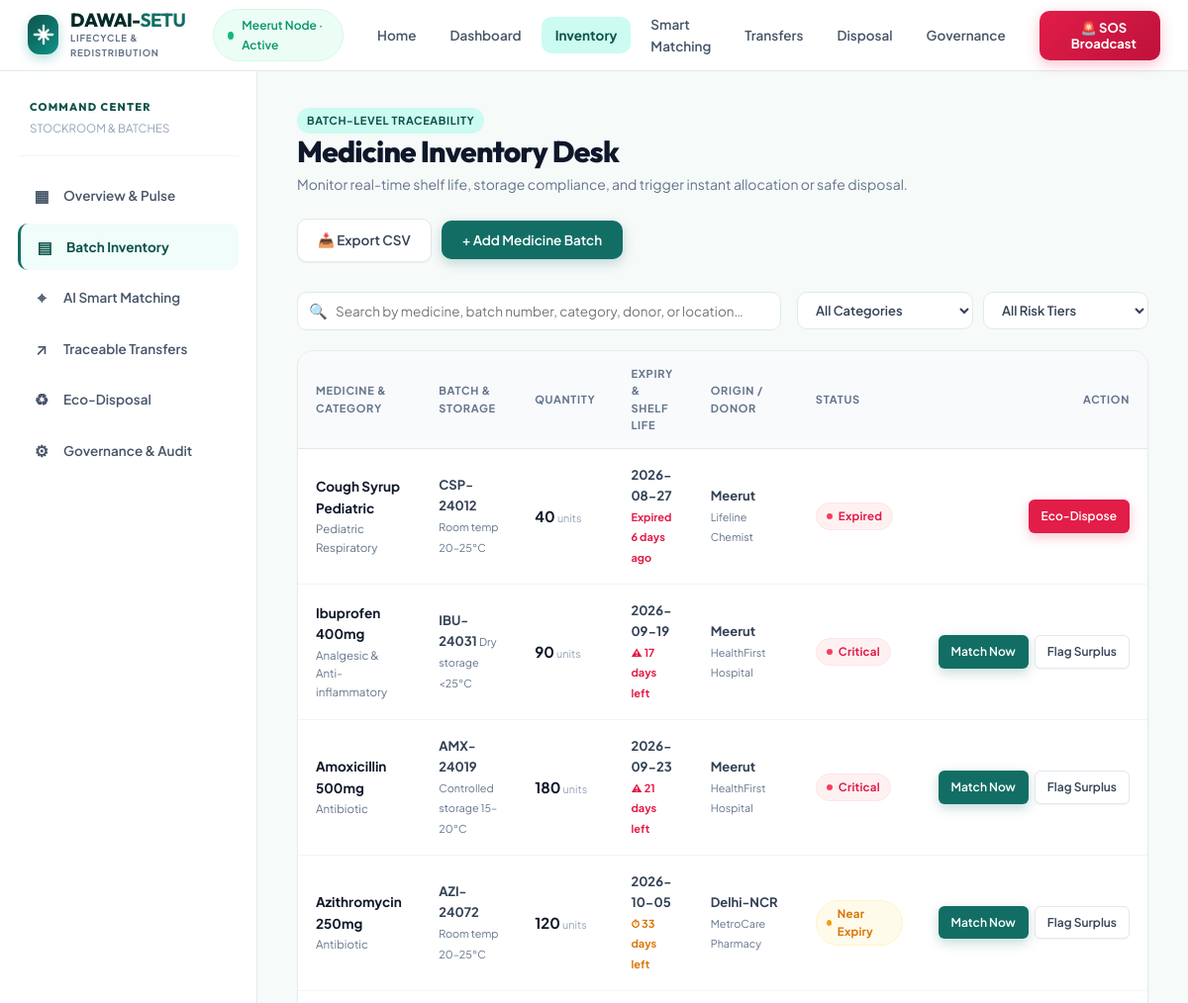
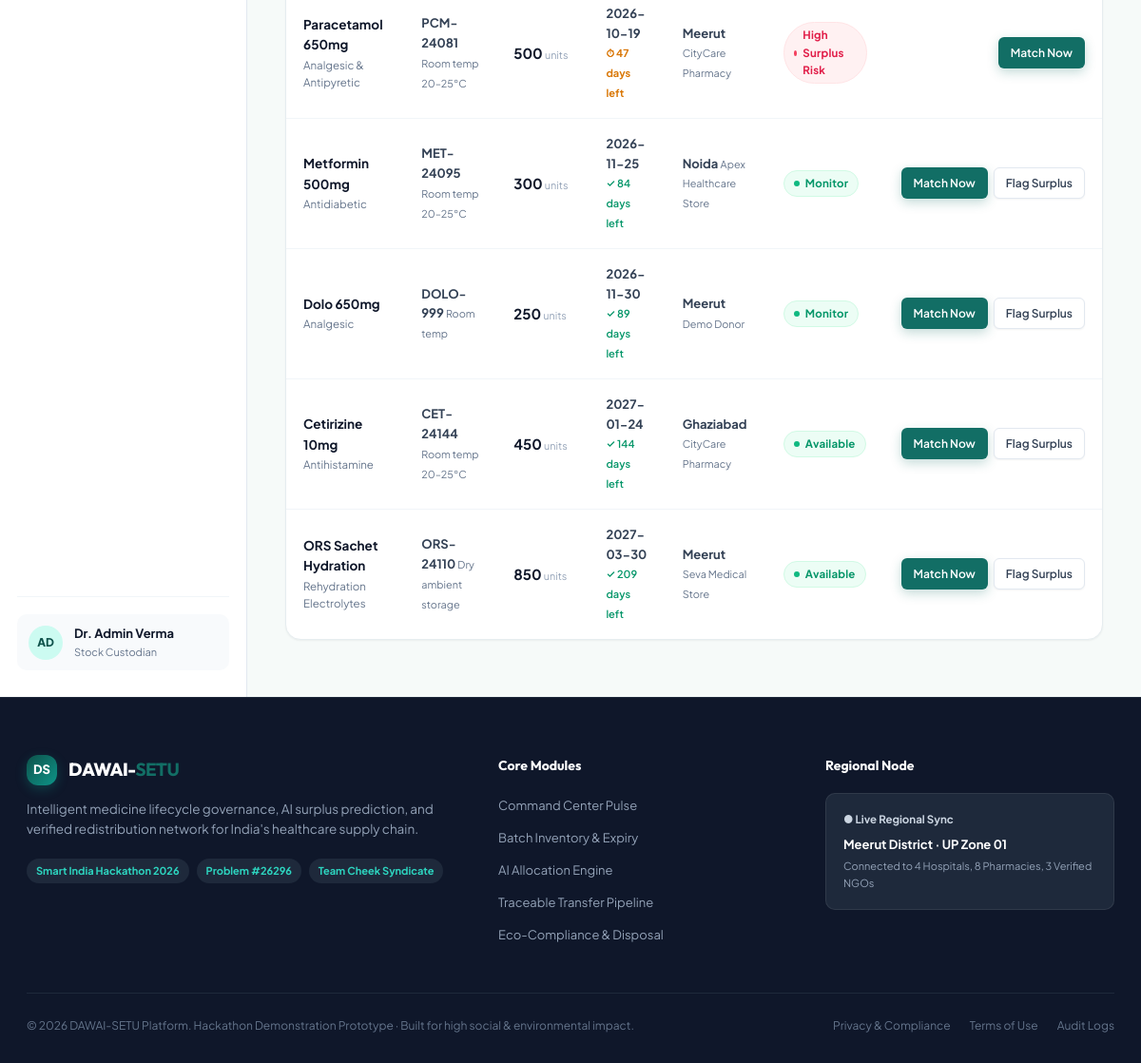
The app's page /inventory.html with its own data (2 pictures, top to bottom).
### tables this page shows
CREATE TABLE medicines (
        id INTEGER PRIMARY KEY AUTOINCREMENT,
        name TEXT NOT NULL,
        category TEXT DEFAULT 'General',
        batch TEXT NOT NULL UNIQUE,
        quantity INTEGER NOT NULL,
        expiry TEXT NOT NULL,
        storage TEXT DEFAULT 'Room temp 20–25°C',
        location TEXT DEFAULT 'Meerut',
        status TEXT DEFAULT 'Available',
        donor TEXT DEFAULT 'CityCare Pharmacy',
        added TEXT DEFAULT CURRENT_DATE
    );

### app.py (the view)
@app.route("/inventory")
@app.route("/inventory.html")
def inventory():
    conn = db()
    medicines = [dict(row) for row in conn.execute("SELECT * FROM medicines ORDER BY expiry ASC").fetchall()]
    conn.close()
    for m in medicines:
        status, days_left = calculate_expiry_status(m["expiry"])
        m["days_left"] = days_left
        if days_left < 0:
            m["status"] = "Expired"
    return render_template("inventory.html", medicines=medicines, active_page="inventory")

### app.py (called while the page is built)
def db():
    conn = sqlite3.connect(DB_PATH)
    conn.row_factory = sqlite3.Row
    return conn

def calculate_expiry_status(expiry_str):
    try:
        exp_date = date.fromisoformat(expiry_str)
        today = date.today()
        days_left = (exp_date - today).days
        if days_left < 0:
            return "Expired", days_left
        elif days_left <= 30:
            return "Critical", days_left
        elif days_left <= 60:
            return "Near Expiry", days_left
        elif days_left <= 90:
            return "Monitor", days_left
        else:
            return "Available", days_left
    except Exception:
        return "Available", 180

### templates/inventory.html (shortened to what this page needs)
<!doctype html>
<html lang="en">
<head>
  <link rel="stylesheet" href="../static/style.css">
  <link rel="stylesheet" href="/static/style.css">
  <link rel="stylesheet" href="style.css">
</head>
<body data-page="inventory">
  <header class="nav-bar">
    <div class="nav-container">
      <a class="brand" href="index.html">
        <div class="brand-badge">
          <svg width="22" height="22" viewBox="0 0 24 24" fill="none" stroke="currentColor" stroke-width="2.5" stroke-linecap="round" stroke-linejoin="round">
            <path d="M12 2v20M2 12h20M7 7l10 10M17 7L7 17"/>
          </svg>
        </div>
        <div class="brand-text">
          <span class="brand-title">DAWAI-<b>SETU</b></span>
          <span class="brand-tag">LIFECYCLE & REDISTRIBUTION</span>
        </div>
      </a>
      <div class="nav-center">
        <div class="node-pill">
          <span class="beacon"></span>
          <span>Meerut Node · Active</span>
        </div>
      </div>
      <nav class="nav-links" id="mainNav">
        <a href="index.html" class="nav-link">Home</a>
        <a href="dashboard.html" class="nav-link">Dashboard</a>
        <a href="inventory.html" class="nav-link active">Inventory</a>
        <a href="matching.html" class="nav-link">Smart Matching</a>
        <a href="transfers.html" class="nav-link">Transfers</a>
        <a href="disposal.html" class="nav-link">Disposal</a>
        <a href="admin.html" class="nav-link">Governance</a>
      </nav>
      <div class="nav-actions">
        <button class="btn-sos" onclick="openModal('emergencyModal')" title="Broadcast Emergency Medicine Request">
          <span>🚨 SOS Broadcast</span>
        </button>
      </div>
    </div>
  </header>
  <div class="main-wrapper">
    <div class="app-shell">
      <aside class="sidebar">
        <div class="side-header">
          <div class="side-title">COMMAND CENTER</div>
          <span class="side-subtitle">STOCKROOM & BATCHES</span>
        </div>
        <div class="sidebar-nav">
          <a href="dashboard.html" class="side-item">
            <span class="side-icon">▦</span>
            <span>Overview & Pulse</span>
          </a>
          <a href="inventory.html" class="side-item active">
            <span class="side-icon">▤</span>
            <span>Batch Inventory</span>
          </a>
          <a href="matching.html" class="side-item">
            <span class="side-icon">⌖</span>
            <span>AI Smart Matching</span>
          </a>
          <a href="transfers.html" class="side-item">
            <span class="side-icon">↗</span>
            <span>Traceable Transfers</span>
          </a>
          <a href="disposal.html" class="side-item">
            <span class="side-icon">♻</span>
            <span>Eco-Disposal</span>
          </a>
          <a href="admin.html" class="side-item">
            <span class="side-icon">⚙</span>
            <span>Governance & Audit</span>
          </a>
        </div>
        <div class="side-footer">
          <div class="user-profile">
            <div class="user-avatar">AD</div>
            <div class="user-info">
              <b>Dr. Admin Verma</b>
              <small>Stock Custodian</small>
            </div>
          </div>
        </div>
      </aside>
      <main class="content-area">
        <div class="page-header">
          <div class="page-title-group">
            <div class="badge-tag primary">BATCH-LEVEL TRACEABILITY</div>
            <h1>Medicine Inventory Desk</h1>
            <p>Monitor real-time shelf life, storage compliance, and trigger instant allocation or safe disposal.</p>
          </div>
          <div class="page-actions">
            <a href="/api/export/inventory" class="btn btn-secondary" title="Export current inventory as CSV">
              <span>📥 Export CSV</span>
            </a>
            <button class="btn btn-primary" onclick="openModal('addBatchModal')">+ Add Medicine Batch</button>
          </div>
        </div>
        <div class="toolbar">
          <div class="search-box">
            <span class="search-icon">🔍</span>
            <input id="inventorySearchInput" placeholder="Search by medicine, batch number, category, donor, or location…">
          </div>
          <div class="filter-group">
            <select class="filter-select" id="categoryFilterSelect">
              <option value="">All Categories</option>
            </select>
            <select class="filter-select" id="statusFilterSelect">
              <option value="">All Risk Tiers</option>
            </select>
          </div>
        </div>
        <div class="table-card">
          <div class="table-responsive">
            <table id="inventoryTable">
              <thead>
                <tr>
                  <th>Medicine & Category</th>
                  <th>Batch & Storage</th>
                  <th>Quantity</th>
                  <th>Expiry & Shelf Life</th>
                  <th>Origin / Donor</th>
                  <th>Status</th>
                  <th style="text-align: right;">Action</th>
                </tr>
              </thead>
              <tbody>
                {% if medicines %}
                  {% for m in medicines %}
                  <tr data-category="{{ m.category }}" data-status="{{ m.status }}">
                    <td>
                      <div class="table-med-name">
                        <b>{{ m.name }}</b>
                        <small>{{ m.category }}</small>
                      </div>
                    </td>
                    <td>
                      <b>{{ m.batch }}</b>
                      <small style="color: var(--slate-500);">{{ m.storage }}</small>
                    </td>
                    <td>
                      <strong style="font-size: 15px; color: var(--slate-900);">{{ m.quantity }}</strong>
                      <small style="color: var(--slate-400);">units</small>
                    </td>
                    <td>
                      <div><b>{{ m.expiry }}</b></div>
                      {% if m.days_left is defined %}
                        {% if m.days_left < 0 %}
                          <span style="font-size: 11px; color: var(--rose-600); font-weight: 700;">Expired {{ m.days_left|abs }} days ago</span>
                        {% elif m.days_left <= 30 %}
                          <span style="font-size: 11px; color: var(--rose-600); font-weight: 700;">⚠ {{ m.days_left }} days left</span>
                        {% elif m.days_left <= 60 %}
                          <span style="font-size: 11px; color: var(--amber-600); font-weight: 700;">⏱ {{ m.days_left }} days left</span>
                        {% else %}
                          <span style="font-size: 11px; color: var(--emerald-600); font-weight: 600;">✓ {{ m.days_left }} days left</span>
                        {% endif %}
                      {% endif %}
                    </td>
                    <td>
                      <b>{{ m.location }}</b>
                      <small style="color: var(--slate-500);">{{ m.donor }}</small>
                    </td>
                    <td>
                      <span class="pill {{ 'critical' if 'Critical' in m.status or 'Expired' in m.status else ('high' if 'Surplus' in m.status else ('warn' if 'Expiry' in m.status else 'ok')) }}">
                        {{ m.status }}
                      </span>
                    </td>
                    <td style="text-align: right;">
                      <div style="display: inline-flex; gap: 6px; justify-content: flex-end;">
                        {% if m.status != 'Expired' and 'Disposal' not in m.status %}
                          <a href="matching.html?batch={{ m.batch }}" class="btn btn-primary btn-sm" title="Match this batch with verified NGOs">
                            Match Now
                          </a>
                        {% else %}
                          <a href="disposal.html" class="btn btn-danger btn-sm" title="Route to authorized disposal">
                            Eco-Dispose
                          </a>
                        {% endif %}
                        {% if 'Surplus' not in m.status and m.status != 'Expired' %}
                          <button class="btn btn-secondary btn-sm" onclick="triggerMedicineAction('{{ m.id }}', 'mark_surplus')" title="Flag as High Surplus Risk for priority AI allocation">
                            Flag Surplus
                          </button>
                        {% endif %}
                      </div>
                    </td>
                  </tr>
                  {% endfor %}
                {% endif %}
              </tbody>
            </table>
          </div>
        </div>
      </main>
    </div>
  </div>
  <footer class="footer-site">
    <div class="footer-content">
      <div class="footer-col brand-col">
        <div class="brand footer-brand">
          <div class="brand-badge small">DS</div>
          <span class="brand-title">DAWAI-<b>SETU</b></span>
        </div>
        <p class="footer-desc">Intelligent medicine lifecycle governance, AI surplus prediction, and verified redistribution network for India's healthcare supply chain.</p>
        <div class="footer-chips">
          <span class="chip">Smart India Hackathon 2026</span>
          <span class="chip">Problem #26296</span>
          <span class="chip">Team Cheek Syndicate</span>
        </div>
      </div>
      <div class="footer-col">
        <h4>Core Modules</h4>
        <ul>
          <li><a href="dashboard.html">Command Center Pulse</a></li>
          <li><a href="inventory.html">Batch Inventory &amp; Expiry</a></li>
          <li><a href="matching.html">AI Allocation Engine</a></li>
          <li><a href="transfers.html">Traceable Transfer Pipeline</a></li>
          <li><a href="disposal.html">Eco-Compliance &amp; Disposal</a></li>
        </ul>
      </div>
      <div class="footer-col">
        <h4>Regional Node</h4>
        <div class="node-card">
          <div class="node-status">● Live Regional Sync</div>
          <p>Meerut District · UP Zone 01</p>
          <small>Connected to 4 Hospitals, 8 Pharmacies, 3 Verified NGOs</small>
        </div>
      </div>
    </div>
    <div class="footer-bottom">
      <p>© 2026 DAWAI-SETU Platform. Hackathon Demonstration Prototype · Built for high social &amp; environmental impact.</p>
      <div class="footer-links">
        <a href="#privacy" onclick="showToast('Data Governance Policy: DPDP Act 2023 Compliant'); return false;">Privacy &amp; Compliance</a>
        <a href="#terms" onclick="showToast('Standard Healthcare Provider Protocol'); return false;">Terms of Use</a>
        <a href="admin.html">Audit Logs</a>
      </div>
    </div>
  </footer>
</body>
</html>

### records on screen
medicines: name "Cough Syrup Pediatric", category "Pediatric Respiratory", batch "CSP-24012", storage "Room temp 20–25°C", quantity "40", expiry "2026-08-27", days_left|abs "6", location "Meerut", donor "Lifeline Chemist", status "Expired", shows "Eco-Dispose"
medicines: name "Ibuprofen 400mg", category "Analgesic & Anti-inflammatory", batch "IBU-24031", storage "Dry storage <25°C", quantity "90", expiry "2026-09-19", days_left "17", location "Meerut", donor "HealthFirst Hospital", status "Critical"
medicines: name "Amoxicillin 500mg", category "Antibiotic", batch "AMX-24019", storage "Controlled storage 15–20°C", quantity "180", expiry "2026-09-23", days_left "21", location "Meerut", donor "HealthFirst Hospital", status "Critical"
medicines: name "Azithromycin 250mg", category "Antibiotic", batch "AZI-24072", storage "Room temp 20–25°C", quantity "120", expiry "2026-10-05", days_left "33", location "Delhi-NCR", donor "MetroCare Pharmacy", status "Near Expiry"
medicines: name "Paracetamol 650mg", category "Analgesic & Antipyretic", batch "PCM-24081", storage "Room temp 20–25°C", quantity "500", expiry "2026-10-19", days_left "47", location "Meerut", donor "CityCare Pharmacy", status "High Surplus Risk"
medicines: name "Metformin 500mg", category "Antidiabetic", batch "MET-24095", storage "Room temp 20–25°C", quantity "300", expiry "2026-11-25", days_left "84", location "Noida", donor "Apex Healthcare Store", status "Monitor"
medicines: name "Dolo 650mg", category "Analgesic", batch "DOLO-999", storage "Room temp", quantity "250", expiry "2026-11-30", days_left "89", location "Meerut", donor "Demo Donor", status "Monitor"
medicines: name "Cetirizine 10mg", category "Antihistamine", batch "CET-24144", storage "Room temp 20–25°C", quantity "450", expiry "2027-01-24", days_left "144", location "Ghaziabad", donor "CityCare Pharmacy", status "Available"
medicines: name "ORS Sachet Hydration", category "Rehydration Electrolytes", batch "ORS-24110", storage "Dry ambient storage", quantity "850", expiry "2027-03-30", days_left "209", location "Meerut", donor "Seva Medical Store", status "Available"
